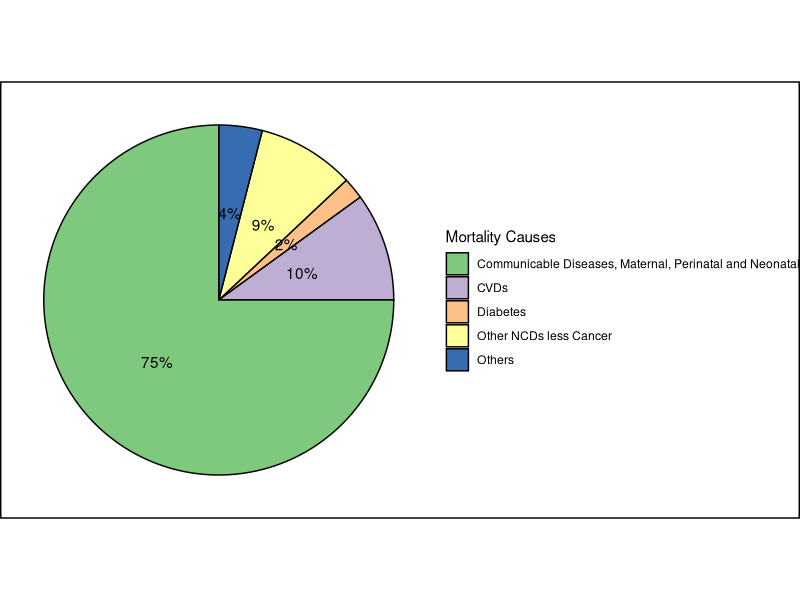
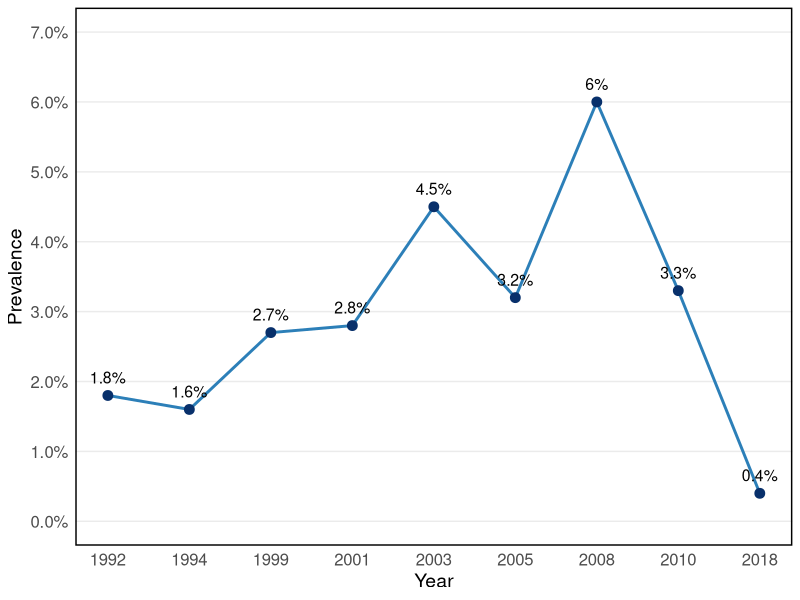
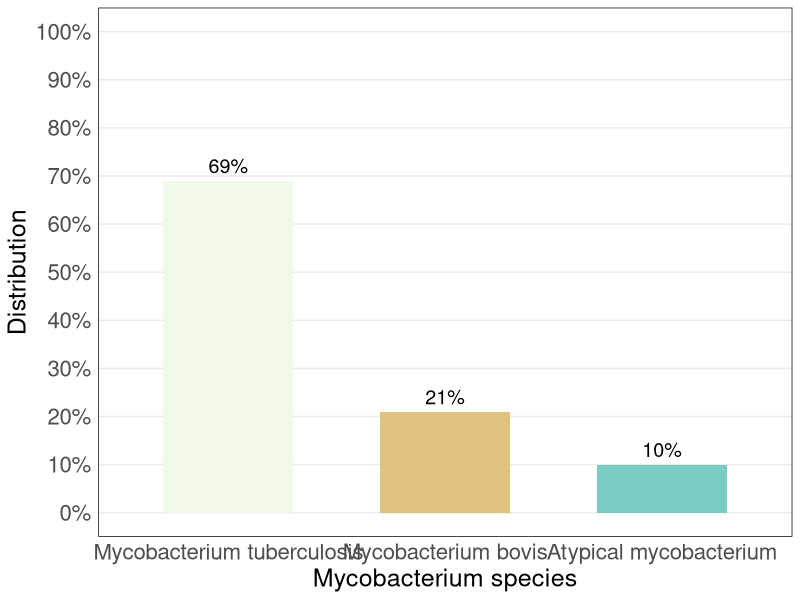
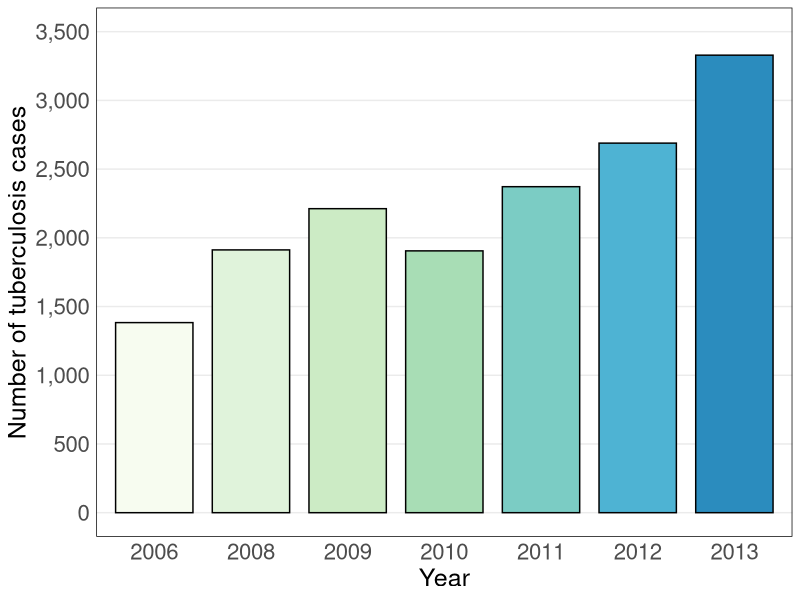
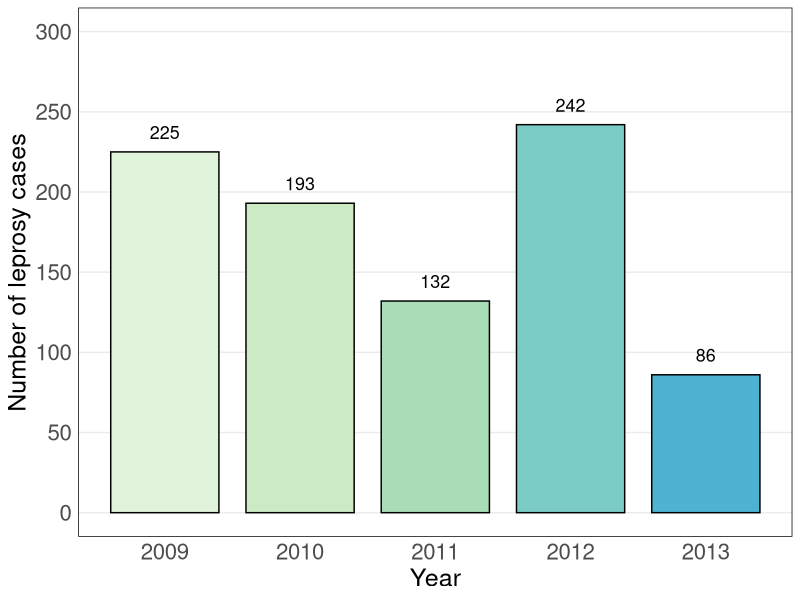
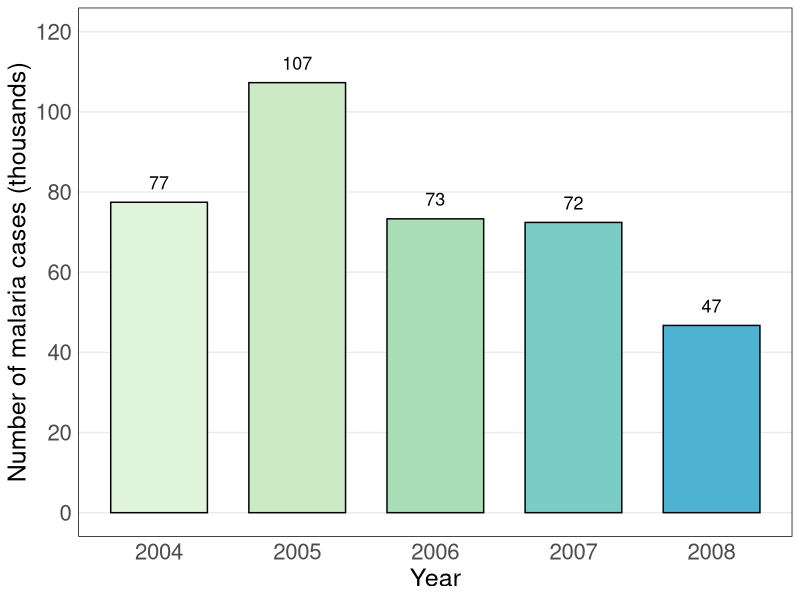
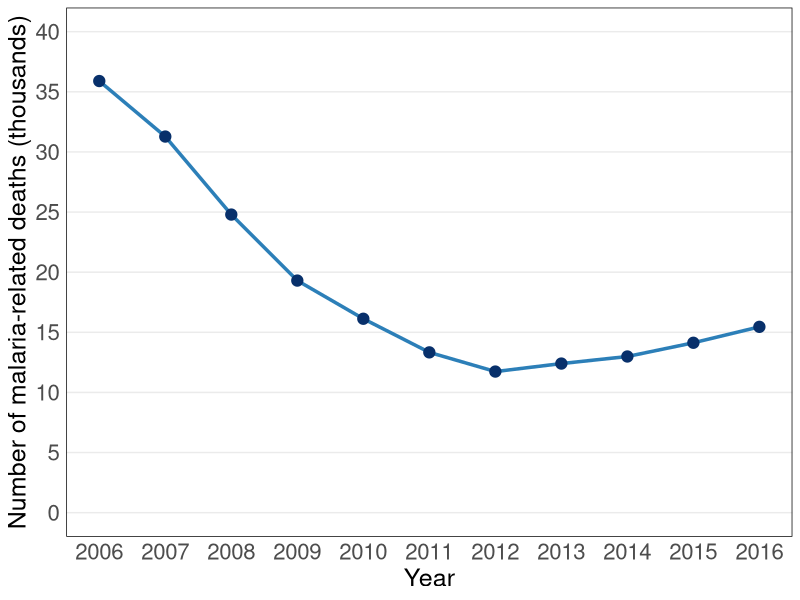
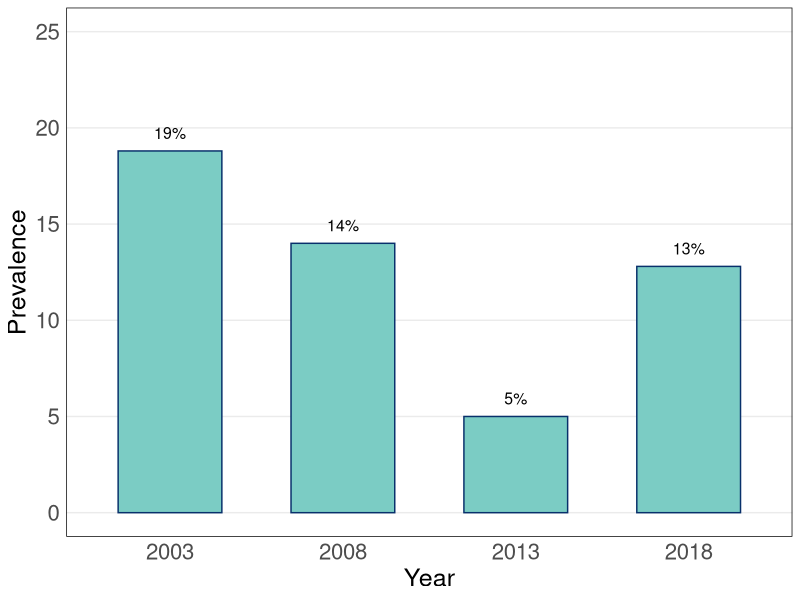

These charts were generated, in order, by the following R code:

library(ggplot2)
library(stringr)
library(svglite)

#Fig 2
data <- data.frame(
  Label = c("Diabetes", "Other NCDs less Cancer", "CVDs", "Others", "Communicable Diseases, Maternal, Perinatal and Neonatal"),
  Prop_Mort = c(2, 9, 10, 4, 75)
)

colors <- c("#7fc97f", "#beaed4", "#fdc086", "#ffff99", "#386cb0")

# Create the pie chart
chart <- ggplot(data, aes(x = "", y = Prop_Mort, fill = Label)) +
  geom_bar(width = 1, stat = "identity", color = "black") +
  coord_polar(theta = "y") +
  geom_text(aes(label = paste0(Prop_Mort, "%")), position = position_stack(vjust = 0.5)) +
  scale_fill_manual(values = colors) +
  labs(x = NULL, y = NULL, fill = "Mortality Causes") +
  theme_void() +
  theme(plot.background = element_rect(color = "black", size = 1))
# Display the chart
print(chart)

ggsave("figures/proportional-mortality-sokoto.svg", height=10, width=14, dpi = 300)
ggsave("figures/proportional-mortality-sokoto.pdf", height=10, width=14, dpi = 300)


#Figure 3
# Create a data frame with the given data
data <- data.frame(
  Years = c("1992", "1994", "1999", "2001", "2003", "2005", "2008", "2010", "2018"),
  Prevalence = c(1.8, 1.6, 2.7, 2.8, 4.5, 3.2, 6, 3.3, 0.4)
)
# Create a numeric sequence for the x-axis
data$X <- seq_along(data$Years)

# Create the line chart with joined scattered points using ggplot2
ggplot(data, aes(x = X, y = Prevalence)) +
  geom_line(linewidth = 1, color = "#2c7fb8") +
  geom_point(size = 3, color = "#08306b") +
  geom_text(aes(label = paste0(Prevalence, "%")), vjust = -1, size = 4) +  # Add labels with percentages
  scale_x_continuous(
    breaks = data$X,
    labels = data$Years
  ) +
  scale_y_continuous(breaks = seq(0, 7, 1), limits = c(0, 7), labels = function(x) sprintf("%.1f%%", x)) +
  labs(x = "Year", y = "Prevalence") +
  theme_minimal() +
  theme(plot.caption = element_text(hjust = 0.5, size = 14, face = "bold"), 
        axis.text.x = element_text(size = 12),  # Adjust x-axis text size
        axis.text.y = element_text(size = 12),
        axis.title.x = element_text(size = 14),  # Adjust x-axis label font size
        axis.title.y = element_text(size = 14)) +
  theme(panel.border = element_rect(color = "black", fill = NA, linewidth = 1),
        panel.grid.major.x = element_blank(),  # Remove vertical gridlines
        panel.grid.minor = element_blank()) 

ggsave("figures/hiv-prevalence-sokoto.svg", height=10, width=14, dpi = 300)
ggsave("figures/hiv-prevalence-sokoto.pdf", height=10, width=14, dpi = 300)




##### Figure 4 ##### 
data <- data.frame(
  Label = c("Mycobacterium tuberculosis", "Mycobacterium bovis", "Atypical mycobacterium"),
  Prop_Mort = c(69, 21, 10))

data$Label <- factor(data$Label, levels = data$Label[order(-data$Prop_Mort)])

my_colors <- c("#f0f9e8", "#dfc27d", "#7bccc4")

ggplot(data, aes(x = Label, y = Prop_Mort, fill = Label)) +
  geom_bar(stat = "identity", linewidth = 0.01, width = 0.6, fill = my_colors, color = "black") +
  geom_text(aes(label = paste0(Prop_Mort, "%")), vjust = -0.5, color = "black", size = 5) +  # Add percentages at the top of the bars
  scale_y_continuous(breaks = seq(0, 100, 10), limits = c(0, 100), labels = function(x) paste0(x, "%")) +
  labs(x = "Mycobacterium species", y = "Distribution") +
  theme_minimal() +
  theme(axis.title = element_text(size = 18),
        axis.text = element_text(size = 16),
        legend.position = "none",
        panel.border = element_rect(color = "black", fill = NA, linewidth = 0.5),
        panel.grid.major.x = element_blank(),
        panel.grid.minor = element_blank()) 
ggsave("figures/mycobacterium-specie-distribution.svg", height=10, width=12, dpi = 300)
ggsave("figures/mycobacterium-specie-distribution.pdf", height=10, width=12, dpi = 300)




##### Figure 5 ##### 
data <- data.frame(
  Year <- c(2006, 2008, 2009, 2010, 2011, 2012, 2013),
  Cases <- c(1383, 1912, 2212, 1905, 2372, 2689, 3329))

my_colors <- c("#f7fcf0", "#e0f3db", "#ccebc5", "#a8ddb5", "#7bccc4", "#4eb3d3", "#2b8cbe")

ggplot(data, aes(x = factor(Year), y = Cases)) +
  geom_bar(stat = "identity", fill = my_colors, color = "black", width = 0.8) +
  xlab("Year") +
  ylab("Number of tuberculosis cases") +
  scale_y_continuous(breaks = seq(0, 3500, 500), limits = c(0, 3500), labels = scales::comma) +
  theme_minimal() +
  theme(axis.title = element_text(size = 18),
        axis.text = element_text(size = 16),
        legend.position = "none",
        panel.border = element_rect(color = "black", fill = NA, linewidth = 0.5),
        panel.grid.major.x = element_blank(),
        panel.grid.minor = element_blank()) 

ggsave("figures/tuberculosis-cases-sokoto.svg", height=10, width=12, dpi = 300)
ggsave("figures/tuberculosis-cases-sokoto.pdf", height=10, width=12, dpi = 300)




##### Figure 6 ##### 
data <- data.frame(
  Year <- c(2009, 2010, 2011, 2012, 2013),
  Cases <- c(225, 193, 132, 242, 86))

my_colors <- c("#e0f3db", "#ccebc5", "#a8ddb5", "#7bccc4", "#4eb3d3")

ggplot(data, aes(x = Year, y = Cases)) +
  geom_bar(stat = "identity", fill = my_colors, color = "black", width = 0.8) +
  labs(x = "Year", y = "Number of leprosy cases") +
  geom_text(aes(label = Cases, vjust = -1, size = 4)) +
  scale_y_continuous(breaks = seq(0, 300, 50), limits = c(0, 300)) +
  theme_minimal() +
  theme(axis.title = element_text(size = 18),
        axis.text = element_text(size = 16),
        legend.position = "none",
        panel.border = element_rect(color = "black", fill = NA, linewidth = 0.5),
        panel.grid.major.x = element_blank(),
        panel.grid.minor = element_blank()) 

ggsave("figures/leprosy-cases-sokoto.svg", height=10, width=12, dpi = 300)
ggsave("figures/leprosy-cases-sokoto.pdf", height=10, width=12, dpi = 300)




##### Figure 7 #####
data <- data.frame(
  Year <- c(2004, 2005, 2006, 2007, 2008),
  Cases <- c(77439, 107281, 73308, 72410, 46714))

ggplot(data, aes(x = Year, y = Cases/1000)) +
  geom_bar(stat = "identity", fill = my_colors, color = "black", width = 0.7) +
  labs(x = "Year", y = "Number of malaria cases (thousands)") +
  geom_text(aes(label = round(Cases/1000,0), vjust = -1, size = 4)) +
  theme_minimal() +
  theme(axis.title = element_text(size = 18),
        axis.text = element_text(size = 16),
        legend.position = "none",
        panel.border = element_rect(color = "black", fill = NA, linewidth = 0.5),
        panel.grid.major.x = element_blank(),
        panel.grid.minor = element_blank())  +
  scale_y_continuous(limits = c(0, 120), breaks = seq(0, 120, by = 20))

ggsave("figures/malaria-cases-sokoto.svg", height=10, width=12, dpi = 300)
ggsave("figures/malaria-cases-sokoto.pdf", height=10, width=12, dpi = 300)




##### Figure 8 #####
data <- data.frame(Year = c(2006, 2007, 2008, 2009, 2010, 2011, 2012, 2013, 2014, 2015, 2016),
                   Deaths = c(35894, 31277, 24790, 19301, 16126, 13331, 11735, 12400, 12988, 14129, 15454))

# Create the line graph with adjusted scale, x-axis labels, and border line
ggplot(data, aes(x = Year, y = Deaths/1000)) +
  geom_line(size = 1.2, color = "#2c7fb8") +  # Change the size and color of the line
  geom_point(color = "#08306b", size = 3.5) +  # Change the color and size of the points
  labs(x = "Year",  y = "Number of malaria-related deaths (thousands)") +
  scale_y_continuous(breaks = seq(0, 40, by = 5),
                     limits = c(0, 40)) +
  scale_x_continuous(breaks = data$Year, labels = data$Year) +
  theme_minimal() +
  theme(axis.title = element_text(size = 18),
        axis.text = element_text(size = 16),
        panel.border = element_rect(color = "black", fill = NA, linewidth = 0.5),
        panel.grid.major.x = element_blank(),
        panel.grid.minor = element_blank())

ggsave("figures/malaria-deaths-sokoto.svg", height=10, width=12, dpi = 300)
ggsave("figures/malaria-deaths-sokoto.pdf", height=10, width=12, dpi = 300)




##### Figure 9 #####
data <- data.frame(
  Year = c(2003, 2008, 2013, 2018),
  Prevalence = c(18.8, 14, 5, 12.8))

ggplot(data, aes(x = as.factor(Year), y = Prevalence)) +
  geom_bar(stat = "identity", fill = "#7bccc4", color = "#08306b", width = 0.6) +  # Adjust the width as desired
  geom_text(aes(label = paste0(round(Prevalence,0), "%")), vjust = -1, size = 4) +
  scale_y_continuous(limits = c(0, 25), breaks = seq(0, 25, 5)) +
  labs(x = "Year", y = "Prevalence") +
  theme_minimal() +
  theme(axis.title = element_text(size = 18),
        axis.text = element_text(size = 16),
        panel.border = element_rect(color = "black", fill = NA, linewidth = 0.5),
        panel.grid.major.x = element_blank(),
        panel.grid.minor = element_blank())

ggsave("figures/diarrhea-prevalence-children.svg", height=10, width=12, dpi = 300)
ggsave("figures/diarrhea-prevalence-children.pdf", height=10, width=12, dpi = 300)




##### Figure 10 #####
data <- data.frame(
  Schistosomiasis = c("Urinary Schistosomiasis", "Other categories", "Intestinal Schistosomiasis"),
  Prevalence = c(60.8, 36.27, 2.93))

data$Schistosomiasis <- factor(data$Schistosomiasis, levels = data$Schistosomiasis[order(-data$Prevalence)])

my_colors <- c("#ccebc5", "#a8ddb5", "#7bccc4")

ggplot(data, aes(x = Schistosomiasis, y = Prevalence)) +
  geom_bar(stat = "identity", width = 0.5, fill = my_colors, color = "black") +
  labs(x = "", y = "Prevalence") +
  geom_text(aes(label = paste0(round(Prevalence,0), "%")), vjust = -1, size = 4) +
  scale_y_continuous(breaks = seq(0, 70, 10), limits = c(0, 70), labels = function(x) sprintf("%d%%", x)) +
  theme_minimal() +
  theme(axis.title = element_text(size = 18),
        axis.text = element_text(size = 16),
        panel.border = element_rect(color = "black", fill = NA, linewidth = 0.5),
        panel.grid.major.x = element_blank(),
        panel.grid.minor = element_blank())

ggsave("figures/schistosomiasis-prevalence-children.svg", height=10, width=12, dpi = 300)
ggsave("figures/schistosomiasis-prevalence-children.pdf", height=10, width=12, dpi = 300)




##### Figure 11 #####
data <- data.frame(
  Label = c("Indirect causes", "Hemorrhage", "Hypertensive disorders", "Sepsis", "Abortion", "Other direct causes", "Embolism"),
  Prop_Mort = c(26, 25, 17, 11, 11, 8, 2))

data$Label <- factor(data$Label, levels = data$Label[order(-data$Prop_Mort)])

my_colors <- c("#eff3ff", "#c6dbef", "#9ecae1", "#6baed6", "#4292c6", "#2171b5", "#084594")

# Preprocess the labels and wrap them using str_wrap
data$Label <- str_wrap(data$Label, width = 10)

ggplot(data, aes(x = reorder(Label, -Prop_Mort), y = Prop_Mort, fill = Label)) +
  geom_bar(stat = "identity", linewidth = 0.5, fill = my_colors, color = "black", width = 0.8) +
  geom_text(aes(label = paste0(Prop_Mort, "%")), vjust = -0.5, color = "black", size = 3.5) +
  scale_y_continuous(breaks = seq(0, 30, 5), limits = c(0, 31), labels = function(x) paste0(x, "%")) +
  labs(x = "Causes",
       y = "Proportional Mortality") +
  theme_minimal() +
  theme(axis.title = element_text(size = 18),
        axis.text = element_text(size = 16),
        panel.border = element_rect(color = "black", fill = NA, linewidth = 0.5),
        panel.grid.major.x = element_blank(),
        panel.grid.minor = element_blank())

ggsave("figures/maternal-mortality-causes.svg", height=10, width=12, dpi = 300)
ggsave("figures/maternal-mortality-causes.pdf", height=10, width=12, dpi = 300)




##### Figure 12 #####
data <- data.frame(
  Years = c("2008", "2009", "2010", "2011", "2012", "2013"),
  Prevalence = c(4099, 4216, 5114, 5011, 5385, 5632))

data$X <- seq_along(data$Years)

ggplot(data, aes(x = X, y = Prevalence)) +
  geom_line(size = 1.2, color = "#2c7fb8") +  # Change the size and color of the line
  geom_point(color = "#08306b", size = 3.5) +  # Change the color and size of the points
  scale_x_continuous(breaks = data$X, labels = data$Years) +
  scale_y_continuous(breaks = seq(0, 6000, 1000), limits = c(0, 6200), labels = scales::comma) +
  labs(x = "Year", y = "Prevalence") +
  theme_minimal() +
  theme(axis.title = element_text(size = 18),
        axis.text = element_text(size = 16),
        panel.border = element_rect(color = "black", fill = NA, linewidth = 0.5),
        panel.grid.major.x = element_blank(),
        panel.grid.minor = element_blank())

ggsave("figures/substance-abuse-sokoto.svg", height=10, width=12, dpi = 300)
ggsave("figures/substance-abuse-sokoto.pdf", height=10, width=12, dpi = 300)




##### Figure 13 #####
data <- data.frame(
  State = c("Lagos", "Oyo", "Gombe", "Imo", "Yobe", "Delta", "Adamawa", "Ogun", "Ondo", "Enugu", "Kano", "Bauchi", "Edo", "Rivers", "Bayelsa", "Osun", "Taraba", "Zamfara", "Kwara", "Ebonyi", "Kebbi", "Akwa Ibom", "Borno", "Katsina", "Ekiti",  "Nasarrawa", "Niger", "Abia", "Anambra", "Cross River", "Plateau", "FCT Abuja", "Kaduna", "Kogi", "Sokoto", "Benue", "Jigawa"),
  Prevalence = c(33, 23, 21.2, 18.1, 18, 18, 17, 17, 17, 16.3, 16, 16, 15, 15, 14, 14, 14, 13.5, 13, 12.8, 12.6, 12.5, 12, 12, 11.9, 11.8, 11.6, 11.3, 11.2, 11.2, 11, 10, 10, 9.2, 9, 8, 7))

# Reorder the levels of the "State" variable based on the "Prevalence" variable
data$State <- factor(data$State, levels = data$State[order(data$Prevalence)])

# Plotting
ggplot(data, aes(y = State, x = Prevalence)) +
  geom_bar(stat = "identity", color = "transparent", linewidth = 0.1, fill = ifelse(data$State == "Sokoto", "#dd3497", "#0868ac"), width = 0.6) +
  geom_text(aes(label = paste0(Prevalence, "%")), hjust = -0.2, color = "black", size = 10) +
  scale_x_continuous(limits = c(0, 37), expand = c(0, 0)) +
  labs(x = "", y = "") +
  theme_minimal() +
  theme(axis.ticks.y = element_line(linewidth=0.5),
        axis.ticks.length=unit(0.1, "inch"),
        axis.text.x = element_blank(),
        axis.text.y = element_text(size = 24),
        panel.border = element_rect(color = "black", fill = NA, linewidth = 0.5),
        panel.grid.major = element_blank(),
        panel.grid.minor = element_blank()) +
  geom_rect(aes(xmin = 0, xmax = 0.01, ymin = -Inf, ymax = Inf), fill = NA, color = "black")

ggsave("figures/substance-abuse-nigeria.svg", height=26, width=22, dpi = 300)
ggsave("figures/substance-abuse-nigeria.pdf", height=26, width=22, dpi = 300)




##### Figure 14 #####
# Create a data frame with the provided information
data <- data.frame(
  Year = c("2010", "2011", "2012", "2013"),
  Killed = c(81, 55, 235, 580),
  Injured = c(68, 33, 166, 200))

# Reshape the data to long format
data_long <- tidyr::pivot_longer(data, cols = c(Killed, Injured), names_to = "Category", values_to = "Count")

# Create the stacked bar chart
ggplot(data_long, aes(x = Year, y = Count, fill = Category)) +
  geom_bar(stat = "identity", linewidth = 0.1, color = "black", width = 0.7) +
  labs(x = "Year", y = "Count", fill = "") +
  scale_fill_manual(values = c("#2c7fb8", "#de2d26")) +
  theme_minimal() +
  theme(axis.title = element_text(size = 18),
        axis.text = element_text(size = 16),
        panel.border = element_rect(color = "black", fill = NA, linewidth = 0.5),
        panel.grid.major.x = element_blank(),
        panel.grid.minor = element_blank())

ggsave("figures/road-traffic-accidents.svg", height=10, width=12, dpi = 300)
ggsave("figures/road-traffic-accidents.pdf", height=10, width=12, dpi = 300)
